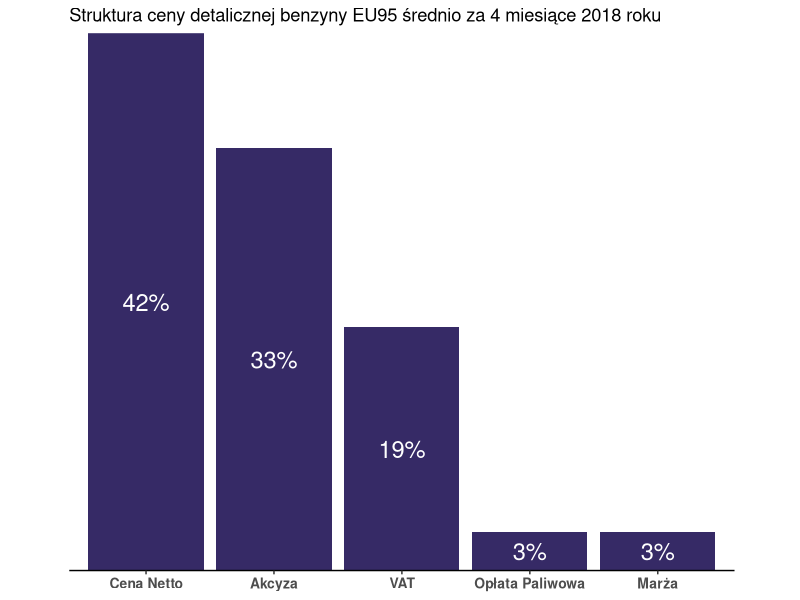

This chart was generated by the following R code:
## ---- chunk 1
library(ggplot2)
data <- data.frame("Rodzaj" = c("Cena Netto", "Akcyza", "VAT", "Opłata Paliwowa", "Marża"), "Ilosc" = c(0.42, 0.33, 0.19, 0.03, 0.03))
data$Rodzaj <- factor(data$Rodzaj, levels = c("Cena Netto", "Akcyza", "VAT", "Opłata Paliwowa", "Marża"))
## ---- chunk 2
ggplot(data = data, aes(x = Rodzaj, y = Ilosc)) +
    geom_bar(stat = "identity", width = 0.9, fill = "#362A66") +
    geom_text(aes(label = scales::percent(Ilosc, accuracy = 1)), position = position_stack(vjust = 0.5), size = 6, color = "white") +
    scale_y_continuous(limits = c(0, 0.42), expand = c(0, 0)) +
    theme(axis.text.y = element_blank(),
          axis.line.y = element_blank(),
          axis.ticks.y = element_blank(), 
          axis.title = element_blank(),
          axis.text.x = element_text(size = 10, face = "bold"),
          axis.line.x = element_line(),
          panel.grid.major = element_blank(),
          panel.grid.minor = element_blank(),
          panel.border = element_blank(),
          panel.background = element_blank()) +
    coord_fixed(10) +
    labs(title = "Struktura ceny detalicznej benzyny EU95 średnio za 4 miesiące 2018 roku", fill = element_blank())
